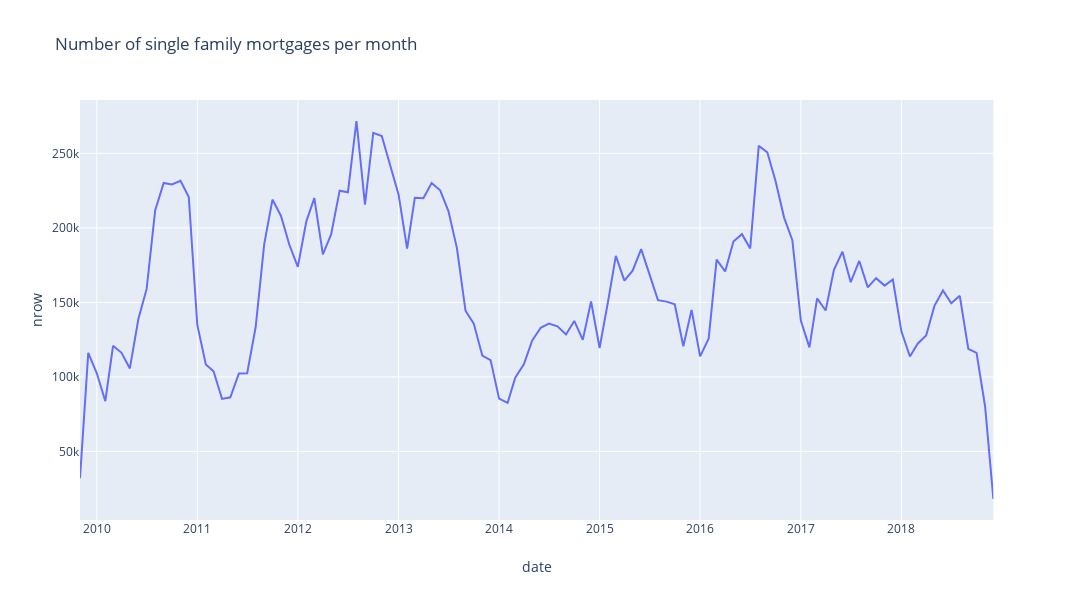

Write notebook code for a chart like this one.
### Code cell
px.line(OR_DATE, x = "date", y = "nrow", width = 1200, title = "Number of single family mortgages per month")
